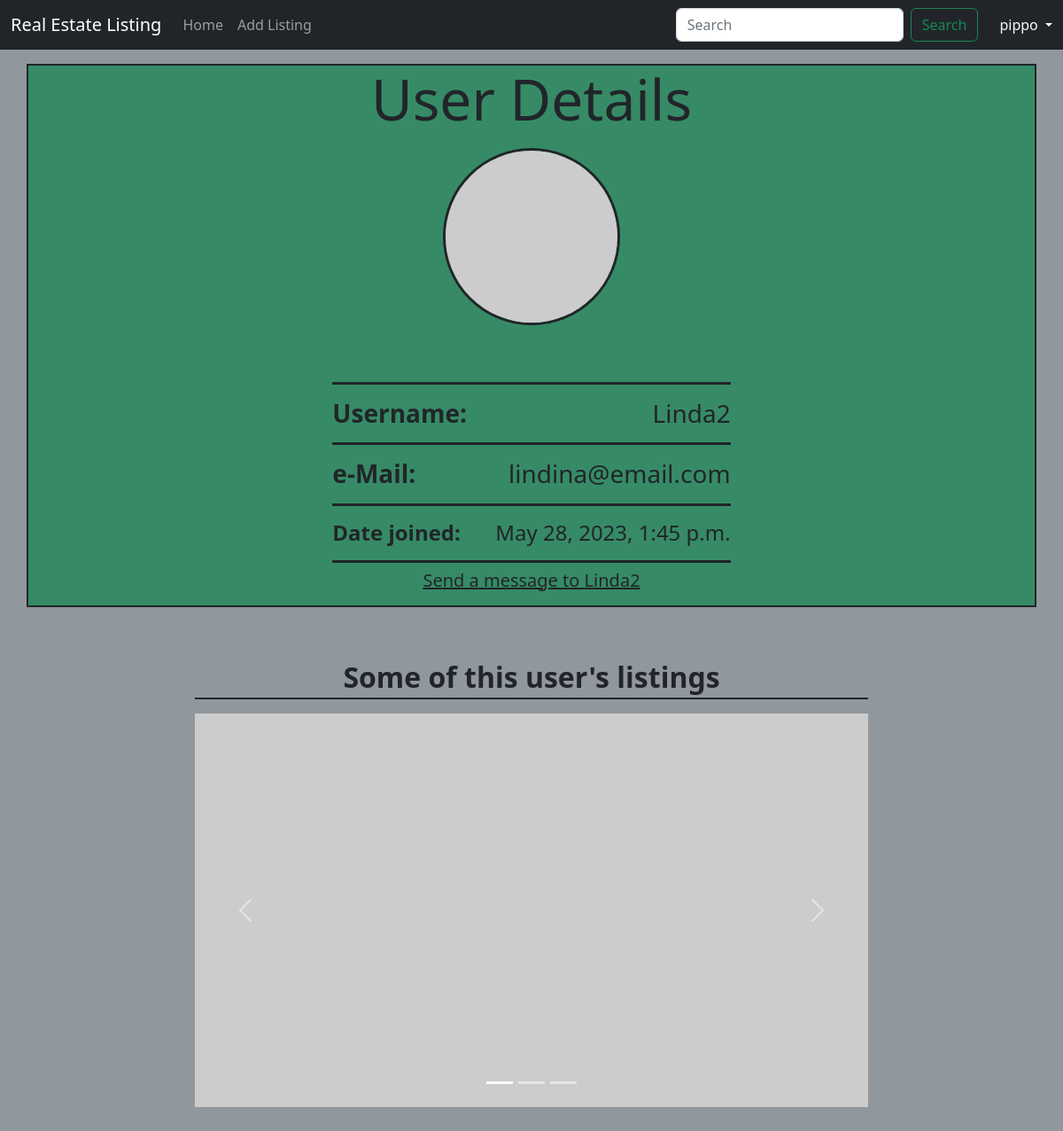
The page /accounts/profile/6 (signed in) on the database its author committed.
### accounts/models.py (models this page shows, shortened)
class CustomUser(AbstractUser):
    email = models.EmailField(validators=[EmailValidator(message='Please enter a valid email address.')], unique=True, blank=False, null=False)
    phone_number = models.CharField(max_length=20, null=True, blank=True)
    date_of_birth = models.DateField(null=True, blank=True)
    address = models.CharField(max_length=100, null=True, blank=True)

### accounts/views.py (the view)
# urls.py: path("profile/<int:pk>", ProfileView.as_view(), name="profile_details"),
class ProfileView(LoginRequiredMixin, DetailView):
    model = CustomUser
    template_name = "profile_details.html"

### templates/profile_details.html (shortened to what this page needs)
{% extends "base.html" %}
{% block content %}
<section class="container text-center bg-success bg-opacity-75 border border-2 border-dark">
    <div class="row justify-content-center">
        <div class="col-md-5">
            <h1 class="display-3 mb-3"><strong>User Details</strong></h1>
            <img src="https://placehold.co/200x200" class="img-fluid rounded-circle mb-5 border border-3 border-dark"
                 width="200" height="200">
            <div class="h3 d-flex justify-content-between mt-3 pt-3 pb-2 border-top border-3 border-dark">
                <strong>Username:</strong>
                <span>{{ customuser.username }}</span>
            </div>
            <div class="h3 d-flex justify-content-between pt-3 pb-2 border-top border-3 border-dark">
                <strong>e-Mail:</strong>
                <span>{{ customuser.email }}</span>
            </div>
            <div class="h4 d-flex justify-content-between pt-3 pb-2 border-top border-3 border-dark">
                <strong>Date joined:</strong>
                <span>{{ customuser.date_joined }}</span>
            </div>
            {% if user.is_authenticated and user == customuser %}
            <p class="h5 pt-2 pb-2 border-top border-3 border-dark">
                <a href="{% url 'profile_edit' user.pk %}" class="text-dark">
                    Edit Your Profile
                </a>
            </p>
            {% elif user.is_authenticated %}
            <p class="h5 pt-2 pb-2 border-top border-3 border-dark">
                <a href="{% url 'contact_profile' customuser.pk %}" class="text-dark">
                    Send a message to {{ customuser.username }}
                </a>
            </p>
            {% endif %}
        </div>
    </div>
</section>
<div class="container mt-2 pt-1 mb-4 pb-2 col-md-8">
    <h2 class="h2 text-center mt-5 mb-3 pb-1 border-bottom border-2 border-dark"><strong>Some of this user's listings</strong></h2>
    <div id="carouselExampleIndicators" class="carousel slide">
        <div class="carousel-indicators">
            <button type="button" data-bs-target="#carouselExampleIndicators" data-bs-slide-to="0" class="active"
                    aria-current="true" aria-label="Slide 1"></button>
            <button type="button" data-bs-target="#carouselExampleIndicators" data-bs-slide-to="1"
                    aria-label="Slide 2"></button>
            <button type="button" data-bs-target="#carouselExampleIndicators" data-bs-slide-to="2"
                    aria-label="Slide 3"></button>
        </div>
        <div class="carousel-inner">
            <div class="carousel-item active">
                <img src="https://placehold.co/600x350/5e5c64/ffffff" class="d-block w-100" alt="Immagine1">
            </div>
        </div>
        <button class="carousel-control-prev" type="button" data-bs-target="#carouselExampleIndicators"
                data-bs-slide="prev">
            <span class="carousel-control-prev-icon" aria-hidden="true"></span>
        </button>
        <button class="carousel-control-next" type="button" data-bs-target="#carouselExampleIndicators"
                data-bs-slide="next">
            <span class="carousel-control-next-icon" aria-hidden="true"></span>
        </button>
    </div>
</div>
{% endblock content %}

### templates/base.html (shortened to what this page needs)
<!DOCTYPE html>
<html>
<head>
    <link href="https://cdn.jsdelivr.net/npm/bootstrap@5.2.3/dist/css/bootstrap.min.css" rel="stylesheet"
>
</head>
<body class="bg-secondary bg-opacity-75">
<nav class="navbar navbar-expand-md navbar-dark fixed-top bg-dark">
    <div class="container-fluid">
        <a class="navbar-brand" href="{% url 'home' %}">Real Estate Listing</a>
        <div class="collapse navbar-collapse" id="navbarCollapse">
            <ul class="navbar-nav me-auto mb-2 mb-md-0">
                <li class="nav-item">
                    <a class="nav-link" aria-current="page" href="{% url 'home' %}">Home</a>
                </li>
                {% if user.is_authenticated %}
                <li class="nav-item">
                    <a class="nav-link" href="{% url 'listing_create' %}">Add Listing</a>
                </li>
                {% endif %}
            </ul>
            <form class="d-flex" role="search" action="{% url 'search' %}">
                <input class="form-control me-2" type="search" name="search" placeholder="Search" aria-label="Search">
                <button class="btn btn-outline-success me-4" type="submit">Search</button>
            </form>
            {% if user.is_authenticated %}
            <div class="dropdown navbar-dark text-end">
                <a href="#" class="d-block link-light text-decoration-none dropdown-toggle" id="dropdownUser1"
                   data-bs-toggle="dropdown" aria-expanded="false">
                    {{ user.username }}
                </a>
            </div>
            {% else %}
            <div class="text-end">
                <a href="{% url 'login' %}" class="btn btn-outline-success me-2">
                    Log In</a>
                <a href="{% url 'signup' %}" class="btn btn-success">Sign Up</a>
            </div>
            {% endif %}
        </div>
    </div>
</nav>
<main>
    <div class="container-fluid pt-5 mt-4">
        {% block content %}
        {% endblock content %}
    </div>
</main>
</body>
</html>

### rows shown on the page
CustomUser: username "pippo"
CustomUser: username "Linda2", email "lindina@email.com", date_joined "May 28, 2023, 1:45 p.m."
